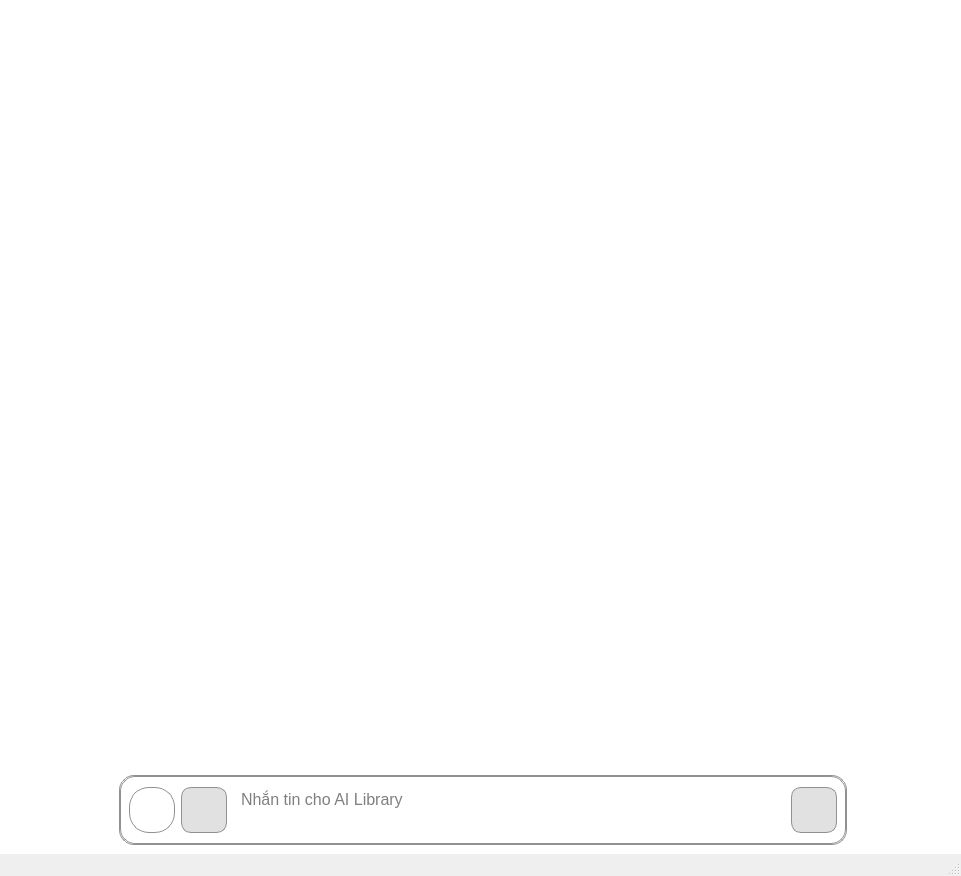
<?xml version="1.0" encoding="UTF-8"?>
<ui version="4.0">
 <class>MainWindow</class>
 <widget class="QMainWindow" name="MainWindow">
  <property name="geometry">
   <rect>
    <x>0</x>
    <y>0</y>
    <width>961</width>
    <height>876</height>
   </rect>
  </property>
  <property name="windowTitle">
   <string>Chatbot</string>
  </property>
  <property name="windowIcon">
   <iconset>
    <normaloff>../images/ic_app.png</normaloff>../images/ic_app.png</iconset>
  </property>
  <widget class="QWidget" name="centralwidget">
   <property name="cursor">
    <cursorShape>ArrowCursor</cursorShape>
   </property>
   <property name="styleSheet">
    <string notr="true">background-color: rgb(255, 255, 255);</string>
   </property>
   <layout class="QGridLayout" name="gridLayout_2">
    <item row="0" column="2">
     <spacer name="horizontalSpacer">
      <property name="orientation">
       <enum>Qt::Horizontal</enum>
      </property>
      <property name="sizeType">
       <enum>QSizePolicy::Fixed</enum>
      </property>
      <property name="sizeHint" stdset="0">
       <size>
        <width>40</width>
        <height>20</height>
       </size>
      </property>
     </spacer>
    </item>
    <item row="0" column="0">
     <spacer name="horizontalSpacer_2">
      <property name="orientation">
       <enum>Qt::Horizontal</enum>
      </property>
      <property name="sizeType">
       <enum>QSizePolicy::Fixed</enum>
      </property>
      <property name="sizeHint" stdset="0">
       <size>
        <width>40</width>
        <height>20</height>
       </size>
      </property>
     </spacer>
    </item>
    <item row="0" column="1">
     <layout class="QGridLayout" name="gridLayout">
      <property name="sizeConstraint">
       <enum>QLayout::SetDefaultConstraint</enum>
      </property>
      <property name="spacing">
       <number>4</number>
      </property>
      <item row="2" column="1">
       <widget class="QLabel" name="label">
        <property name="sizePolicy">
         <sizepolicy hsizetype="Fixed" vsizetype="Fixed">
          <horstretch>0</horstretch>
          <verstretch>0</verstretch>
         </sizepolicy>
        </property>
        <property name="minimumSize">
         <size>
          <width>46</width>
          <height>46</height>
         </size>
        </property>
        <property name="text">
         <string/>
        </property>
       </widget>
      </item>
      <item row="5" column="9">
       <spacer name="horizontalSpacer_4">
        <property name="orientation">
         <enum>Qt::Horizontal</enum>
        </property>
        <property name="sizeType">
         <enum>QSizePolicy::Fixed</enum>
        </property>
        <property name="sizeHint" stdset="0">
         <size>
          <width>20</width>
          <height>20</height>
         </size>
        </property>
       </spacer>
      </item>
      <item row="5" column="0">
       <spacer name="horizontalSpacer_3">
        <property name="orientation">
         <enum>Qt::Horizontal</enum>
        </property>
        <property name="sizeType">
         <enum>QSizePolicy::Fixed</enum>
        </property>
        <property name="sizeHint" stdset="0">
         <size>
          <width>20</width>
          <height>20</height>
         </size>
        </property>
       </spacer>
      </item>
      <item row="0" column="1" rowspan="2" colspan="8">
       <widget class="QScrollArea" name="scrollAreaAnswer">
        <property name="sizePolicy">
         <sizepolicy hsizetype="Expanding" vsizetype="Expanding">
          <horstretch>0</horstretch>
          <verstretch>0</verstretch>
         </sizepolicy>
        </property>
        <property name="minimumSize">
         <size>
          <width>512</width>
          <height>512</height>
         </size>
        </property>
        <property name="styleSheet">
         <string notr="true">border: 1px solid white;
margin: 10px 0px 10px 0px</string>
        </property>
        <property name="widgetResizable">
         <bool>true</bool>
        </property>
        <widget class="QWidget" name="scrollAreaWidgetContents">
         <property name="geometry">
          <rect>
           <x>0</x>
           <y>0</y>
           <width>773</width>
           <height>638</height>
          </rect>
         </property>
         <layout class="QGridLayout" name="gridLayout_4">
          <item row="0" column="0">
           <layout class="QVBoxLayout" name="verticalLayout"/>
          </item>
         </layout>
        </widget>
       </widget>
      </item>
      <item row="5" column="8">
       <widget class="QPushButton" name="pushButtonScrolldown">
        <property name="sizePolicy">
         <sizepolicy hsizetype="Fixed" vsizetype="Fixed">
          <horstretch>0</horstretch>
          <verstretch>0</verstretch>
         </sizepolicy>
        </property>
        <property name="minimumSize">
         <size>
          <width>41</width>
          <height>46</height>
         </size>
        </property>
        <property name="cursor">
         <cursorShape>PointingHandCursor</cursorShape>
        </property>
        <property name="mouseTracking">
         <bool>false</bool>
        </property>
        <property name="styleSheet">
         <string notr="true">border-radius: 20px
</string>
        </property>
        <property name="text">
         <string/>
        </property>
        <property name="icon">
         <iconset>
          <normaloff>../images/ic_down-arrow-in-a-circle.png</normaloff>../images/ic_down-arrow-in-a-circle.png</iconset>
        </property>
        <property name="iconSize">
         <size>
          <width>42</width>
          <height>42</height>
         </size>
        </property>
       </widget>
      </item>
      <item row="5" column="2" colspan="6">
       <widget class="QScrollArea" name="scrollAreainput">
        <property name="sizePolicy">
         <sizepolicy hsizetype="Preferred" vsizetype="Fixed">
          <horstretch>150</horstretch>
          <verstretch>0</verstretch>
         </sizepolicy>
        </property>
        <property name="maximumSize">
         <size>
          <width>16777215</width>
          <height>16777215</height>
         </size>
        </property>
        <property name="styleSheet">
         <string notr="true">border-radius: 15px;
background-color: white;
border: 1px solid rgb(145, 145, 145);</string>
        </property>
        <property name="widgetResizable">
         <bool>true</bool>
        </property>
        <widget class="QWidget" name="scrollAreaWidgetContents_2">
         <property name="geometry">
          <rect>
           <x>0</x>
           <y>0</y>
           <width>693</width>
           <height>85</height>
          </rect>
         </property>
         <layout class="QHBoxLayout" name="horizontalLayout">
          <item>
           <widget class="QPushButton" name="pushButtonRefresh">
            <property name="sizePolicy">
             <sizepolicy hsizetype="Fixed" vsizetype="Fixed">
              <horstretch>0</horstretch>
              <verstretch>0</verstretch>
             </sizepolicy>
            </property>
            <property name="minimumSize">
             <size>
              <width>46</width>
              <height>46</height>
             </size>
            </property>
            <property name="cursor">
             <cursorShape>PointingHandCursor</cursorShape>
            </property>
            <property name="mouseTracking">
             <bool>false</bool>
            </property>
            <property name="styleSheet">
             <string notr="true">border-radius: 20px
</string>
            </property>
            <property name="text">
             <string/>
            </property>
            <property name="icon">
             <iconset>
              <normaloff>../images/ic_refresh.png</normaloff>../images/ic_refresh.png</iconset>
            </property>
            <property name="iconSize">
             <size>
              <width>42</width>
              <height>42</height>
             </size>
            </property>
           </widget>
          </item>
          <item>
           <widget class="QPushButton" name="pushButtonopenfile">
            <property name="sizePolicy">
             <sizepolicy hsizetype="Fixed" vsizetype="Fixed">
              <horstretch>0</horstretch>
              <verstretch>0</verstretch>
             </sizepolicy>
            </property>
            <property name="minimumSize">
             <size>
              <width>46</width>
              <height>46</height>
             </size>
            </property>
            <property name="cursor">
             <cursorShape>PointingHandCursor</cursorShape>
            </property>
            <property name="styleSheet">
             <string notr="true">background-color: rgb(225, 225, 225);
border-radius: 10px;</string>
            </property>
            <property name="text">
             <string/>
            </property>
            <property name="icon">
             <iconset>
              <normaloff>../images/ic_add-button.png</normaloff>../images/ic_add-button.png</iconset>
            </property>
            <property name="iconSize">
             <size>
              <width>40</width>
              <height>40</height>
             </size>
            </property>
           </widget>
          </item>
          <item>
           <layout class="QVBoxLayout" name="verticalLayoutInputQuestion">
            <property name="leftMargin">
             <number>3</number>
            </property>
            <property name="rightMargin">
             <number>3</number>
            </property>
            <item>
             <widget class="QTextEdit" name="lineEditInputQuestion">
              <property name="sizePolicy">
               <sizepolicy hsizetype="Expanding" vsizetype="Maximum">
                <horstretch>0</horstretch>
                <verstretch>0</verstretch>
               </sizepolicy>
              </property>
              <property name="minimumSize">
               <size>
                <width>400</width>
                <height>25</height>
               </size>
              </property>
              <property name="font">
               <font>
                <pointsize>12</pointsize>
               </font>
              </property>
              <property name="styleSheet">
               <string notr="true">border: 1px solid white;</string>
              </property>
              <property name="documentTitle">
               <string/>
              </property>
              <property name="placeholderText">
               <string>Nhắn tin cho AI Library</string>
              </property>
             </widget>
            </item>
           </layout>
          </item>
          <item>
           <widget class="QPushButton" name="pushButtonSubmitext">
            <property name="sizePolicy">
             <sizepolicy hsizetype="Fixed" vsizetype="Fixed">
              <horstretch>0</horstretch>
              <verstretch>0</verstretch>
             </sizepolicy>
            </property>
            <property name="minimumSize">
             <size>
              <width>46</width>
              <height>46</height>
             </size>
            </property>
            <property name="cursor">
             <cursorShape>PointingHandCursor</cursorShape>
            </property>
            <property name="styleSheet">
             <string notr="true">background-color: rgb(225, 225, 225);
border-radius: 10px;</string>
            </property>
            <property name="text">
             <string/>
            </property>
            <property name="icon">
             <iconset>
              <normaloff>../images/ic_submit.png</normaloff>../images/ic_submit.png</iconset>
            </property>
            <property name="iconSize">
             <size>
              <width>40</width>
              <height>40</height>
             </size>
            </property>
           </widget>
          </item>
         </layout>
        </widget>
       </widget>
      </item>
     </layout>
    </item>
   </layout>
  </widget>
  <widget class="QMenuBar" name="menubar">
   <property name="geometry">
    <rect>
     <x>0</x>
     <y>0</y>
     <width>961</width>
     <height>26</height>
    </rect>
   </property>
  </widget>
  <widget class="QStatusBar" name="statusbar"/>
 </widget>
 <resources/>
 <connections/>
</ui>
